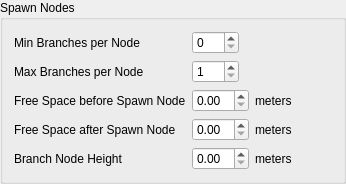
             <widget class="QGroupBox" name="groupBox_14">
              <property name="toolTip">
               <string>&lt;html&gt;&lt;head/&gt;&lt;body&gt;&lt;p&gt;These settings define the starting parameters of a branch when it is spawned.&lt;/p&gt;&lt;p&gt;All branches are spawned from &amp;quot;nodes&amp;quot; (groups of branches of one type that are spawned together over some area).&lt;/p&gt;&lt;p&gt;There is always one &amp;quot;branch-node&amp;quot; that spawns one type of branches then some free space (can be 0) and then the next node. If several branch types are activated (e.g. &amp;quot;Main Branches 1&amp;quot; and &amp;quot;Main Branches 2&amp;quot;) the type of branch that a node will spawn is chosen randomly from those active types. However, within one node only that one type of branch will be spawned.&lt;/p&gt;&lt;p&gt;This allows to spawn different types of branches from the same base branch, without them interfering too much with each other. As some branch types require more space than others, the free space between branch nodes can be be specified for each type individually.&lt;/p&gt;&lt;p&gt;Use the &amp;quot;Show Info&amp;quot; render mode to visualize the area where the branch nodes are used and where free space is inserted.&lt;/p&gt;&lt;/body&gt;&lt;/html&gt;</string>
              </property>
              <property name="title">
               <string>Spawn Nodes</string>
              </property>
              <property name="flat">
               <bool>true</bool>
              </property>
              <layout class="QVBoxLayout" name="verticalLayout_6">
               <item>
                <layout class="QGridLayout" name="gridLayout_4">
                 <item row="0" column="0">
                  <widget class="QLabel" name="label_2">
                   <property name="toolTip">
                    <string>How many branches to always spawn from a branch node (unless other factors prevent it).</string>
                   </property>
                   <property name="text">
                    <string>Min Branches per Node</string>
                   </property>
                  </widget>
                 </item>
                 <item row="2" column="0">
                  <widget class="QLabel" name="label_4">
                   <property name="toolTip">
                    <string>&lt;html&gt;&lt;head/&gt;&lt;body&gt;&lt;p&gt;The amount of free space before a branch node of this type. This allows to ensure that the branches which are spawned from the branch node will have enough room below them to not intersect with other branches.&lt;/p&gt;&lt;/body&gt;&lt;/html&gt;</string>
                   </property>
                   <property name="text">
                    <string>Free Space before Spawn Node</string>
                   </property>
                  </widget>
                 </item>
                 <item row="3" column="0">
                  <widget class="QLabel" name="label_29">
                   <property name="toolTip">
                    <string>&lt;html&gt;&lt;head/&gt;&lt;body&gt;&lt;p&gt;The amount of free space after a branch node of this type. This allows to ensure that the branches which are spawned from the branch node will have enough room above them to not intersect with other branches.&lt;/p&gt;&lt;/body&gt;&lt;/html&gt;</string>
                   </property>
                   <property name="text">
                    <string>Free Space after Spawn Node</string>
                   </property>
                  </widget>
                 </item>
                 <item row="1" column="0">
                  <widget class="QLabel" name="label_3">
                   <property name="toolTip">
                    <string>How many branches at most to spawn from each branch node.</string>
                   </property>
                   <property name="text">
                    <string>Max Branches per Node</string>
                   </property>
                  </widget>
                 </item>
                 <item row="4" column="0">
                  <widget class="QLabel" name="label_5">
                   <property name="toolTip">
                    <string>&lt;html&gt;&lt;head/&gt;&lt;body&gt;&lt;p&gt;Across a &amp;quot;branch node&amp;quot; branches are spawned. The height of that node determines over how much area those spawned branches will be distributed. A branch node of height zero will spawn all branches at the same position. A branch node of height 50cm, with min and max branches per node of 4, will spawn one branch roughly every 10 cm.&lt;/p&gt;&lt;/body&gt;&lt;/html&gt;</string>
                   </property>
                   <property name="text">
                    <string>Branch Node Height</string>
                   </property>
                  </widget>
                 </item>
                 <item row="3" column="1">
                  <layout class="QHBoxLayout" name="horizontalLayout_42">
                   <item>
                    <widget class="QDoubleSpinBox" name="SpinFreeSpaceAfterNode">
                     <property name="toolTip">
                      <string>&lt;html&gt;&lt;head/&gt;&lt;body&gt;&lt;p&gt;The amount of free space after a branch node of this type. This allows to ensure that the branches which are spawned from the branch node will have enough room above them to not intersect with other branches.&lt;/p&gt;&lt;/body&gt;&lt;/html&gt;</string>
                     </property>
                     <property name="maximum">
                      <double>10.000000000000000</double>
                     </property>
                     <property name="singleStep">
                      <double>0.100000000000000</double>
                     </property>
                    </widget>
                   </item>
                   <item>
                    <widget class="QLabel" name="label_74">
                     <property name="toolTip">
                      <string>&lt;html&gt;&lt;head/&gt;&lt;body&gt;&lt;p&gt;The amount of free space after a branch node of this type. This allows to ensure that the branches which are spawned from the branch node will have enough room above them to not intersect with other branches.&lt;/p&gt;&lt;/body&gt;&lt;/html&gt;</string>
                     </property>
                     <property name="text">
                      <string>meters</string>
                     </property>
                    </widget>
                   </item>
                   <item>
                    <spacer name="horizontalSpacer_33">
                     <property name="orientation">
                      <enum>Qt::Horizontal</enum>
                     </property>
                     <property name="sizeHint" stdset="0">
                      <size>
                       <width>40</width>
                       <height>20</height>
                      </size>
                     </property>
                    </spacer>
                   </item>
                  </layout>
                 </item>
                 <item row="0" column="1">
                  <layout class="QHBoxLayout" name="horizontalLayout_39">
                   <item>
                    <widget class="QSpinBox" name="SpinMinBranchesPerNode">
                     <property name="toolTip">
                      <string>How many branches to always spawn from a branch node (unless other factors prevent it).</string>
                     </property>
                     <property name="maximum">
                      <number>255</number>
                     </property>
                    </widget>
                   </item>
                   <item>
                    <spacer name="horizontalSpacer_30">
                     <property name="orientation">
                      <enum>Qt::Horizontal</enum>
                     </property>
                     <property name="sizeHint" stdset="0">
                      <size>
                       <width>40</width>
                       <height>20</height>
                      </size>
                     </property>
                    </spacer>
                   </item>
                  </layout>
                 </item>
                 <item row="1" column="1">
                  <layout class="QHBoxLayout" name="horizontalLayout_40">
                   <item>
                    <widget class="QSpinBox" name="SpinMaxBranchesPerNode">
                     <property name="toolTip">
                      <string>How many branches at most to spawn from each branch node.</string>
                     </property>
                     <property name="minimum">
                      <number>1</number>
                     </property>
                     <property name="maximum">
                      <number>255</number>
                     </property>
                    </widget>
                   </item>
                   <item>
                    <spacer name="horizontalSpacer_31">
                     <property name="orientation">
                      <enum>Qt::Horizontal</enum>
                     </property>
                     <property name="sizeHint" stdset="0">
                      <size>
                       <width>40</width>
                       <height>20</height>
                      </size>
                     </property>
                    </spacer>
                   </item>
                  </layout>
                 </item>
                 <item row="2" column="1">
                  <layout class="QHBoxLayout" name="horizontalLayout_41">
                   <item>
                    <widget class="QDoubleSpinBox" name="SpinFreeSpaceBeforeNode">
                     <property name="toolTip">
                      <string>&lt;html&gt;&lt;head/&gt;&lt;body&gt;&lt;p&gt;The amount of free space before a branch node of this type. This allows to ensure that the branches which are spawned from the branch node will have enough room below them to not intersect with other branches.&lt;/p&gt;&lt;/body&gt;&lt;/html&gt;</string>
                     </property>
                     <property name="maximum">
                      <double>10.000000000000000</double>
                     </property>
                     <property name="singleStep">
                      <double>0.100000000000000</double>
                     </property>
                    </widget>
                   </item>
                   <item>
                    <widget class="QLabel" name="label_73">
                     <property name="toolTip">
                      <string>&lt;html&gt;&lt;head/&gt;&lt;body&gt;&lt;p&gt;The amount of free space before a branch node of this type. This allows to ensure that the branches which are spawned from the branch node will have enough room below them to not intersect with other branches.&lt;/p&gt;&lt;/body&gt;&lt;/html&gt;</string>
                     </property>
                     <property name="text">
                      <string>meters</string>
                     </property>
                    </widget>
                   </item>
                   <item>
                    <spacer name="horizontalSpacer_32">
                     <property name="orientation">
                      <enum>Qt::Horizontal</enum>
                     </property>
                     <property name="sizeHint" stdset="0">
                      <size>
                       <width>40</width>
                       <height>20</height>
                      </size>
                     </property>
                    </spacer>
                   </item>
                  </layout>
                 </item>
                 <item row="4" column="1">
                  <layout class="QHBoxLayout" name="horizontalLayout_43">
                   <item>
                    <widget class="QDoubleSpinBox" name="SpinNodeHeight">
                     <property name="toolTip">
                      <string>&lt;html&gt;&lt;head/&gt;&lt;body&gt;&lt;p&gt;Across a &amp;quot;branch node&amp;quot; branches are spawned. The height of that node determines over how much area those spawned branches will be distributed. A branch node of height zero will spawn all branches at the same position. A branch node of height 50cm, with min and max branches per node of 4, will spawn one branch roughly every 10 cm.&lt;/p&gt;&lt;/body&gt;&lt;/html&gt;</string>
                     </property>
                     <property name="maximum">
                      <double>10.000000000000000</double>
                     </property>
                     <property name="singleStep">
                      <double>0.100000000000000</double>
                     </property>
                    </widget>
                   </item>
                   <item>
                    <widget class="QLabel" name="label_75">
                     <property name="toolTip">
                      <string>&lt;html&gt;&lt;head/&gt;&lt;body&gt;&lt;p&gt;Across a &amp;quot;branch node&amp;quot; branches are spawned. The height of that node determines over how much area those spawned branches will be distributed. A branch node of height zero will spawn all branches at the same position. A branch node of height 50cm, with min and max branches per node of 4, will spawn one branch roughly every 10 cm.&lt;/p&gt;&lt;/body&gt;&lt;/html&gt;</string>
                     </property>
                     <property name="text">
                      <string>meters</string>
                     </property>
                    </widget>
                   </item>
                   <item>
                    <spacer name="horizontalSpacer_34">
                     <property name="orientation">
                      <enum>Qt::Horizontal</enum>
                     </property>
                     <property name="sizeHint" stdset="0">
                      <size>
                       <width>40</width>
                       <height>20</height>
                      </size>
                     </property>
                    </spacer>
                   </item>
                  </layout>
                 </item>
                </layout>
               </item>
              </layout>
             </widget>
